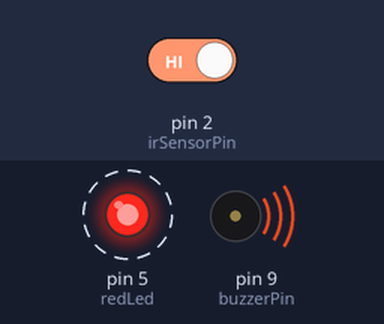
Bench run of a sketch on a simulated Arduino Uno, built with avr-gcc and run on an emulated ATmega328P. On the bench: output pins drawn as LEDs (lit = HIGH), buzzer (waves = sounding). Dashed ring = blinking. The inputs (shaded band) are chosen by the test bench; at power-on: pin 2 (irSensorPin) HIGH.

Above: at 1.97 s.
2.0 s: pin 2 (irSensorPin) driven LOW
At 3.3 s:
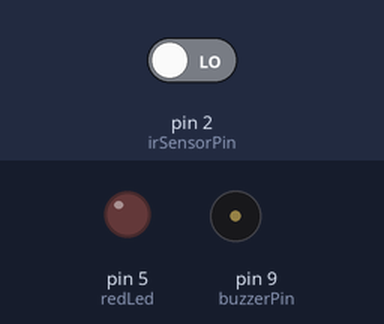
3.6 s: pin 2 (irSensorPin) driven HIGH
At 3.75 s:
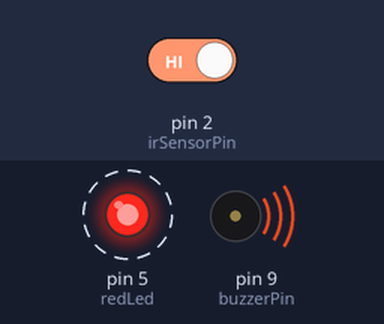
Timing chart, 0 to 12.8 s (numbered marks = the images above; inputs shaded):
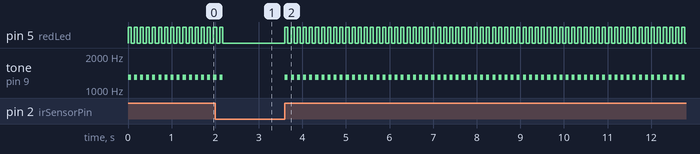

Measured:
- after the input at 2.0 s, pin 5 (redLed): goes on until 2.2 s, then stays LOW; tone on pin 9 (buzzerPin): goes on until 2.2 s, then stays silent
- after the input at 3.6 s, pin 5 (redLed): alternates HIGH for 0.07 s and LOW for 0.07 s, starting at once; tone on pin 9 (buzzerPin): alternates 1300 Hz for 0.07 s and silent for 0.07 s, starting at once
- by itself, pin 5 (redLed): alternates HIGH for 0.07 s and LOW for 0.07 s
- by itself, tone on pin 9 (buzzerPin): alternates 1300 Hz for 0.07 s and silent for 0.07 s

The sketch:

Day-9-Industrial-IR-Tripwire-Alarm.ino
```cpp
  // SOURCE CODE (C++)
  int irSensorPin = 2;  // Black wire to Pin 2
  int buzzerPin = 9;    // Active buzzer to Pin 9
  int redLed = 5;       // Red hazard LED to Pin 5


  void setup() {
    pinMode(irSensorPin, INPUT_PULLUP);
    pinMode(buzzerPin, OUTPUT);
    pinMode(redLed, OUTPUT);
  }


  void loop() {
    int sensorStatus = digitalRead(irSensorPin);

    // The E18-D80NK drops LOW when an object blocks its line-of-sight
    if (sensorStatus == HIGH) {
      // INTRUDER TRACKED! Trigger rapid high-intensity strobe alert sirens instantly
      for (int i = 0; i < 4; i++) {
        digitalWrite(redLed, HIGH);
        tone(buzzerPin, 1300);  // Piercing high-pitch security alert pitch
        delay(70);
        digitalWrite(redLed, LOW);
        noTone(buzzerPin);
        delay(70);
      }
    } else {
      // Defense grid line is clear and secure
      digitalWrite(redLed, LOW);
      noTone(buzzerPin);
    }
  }
```
